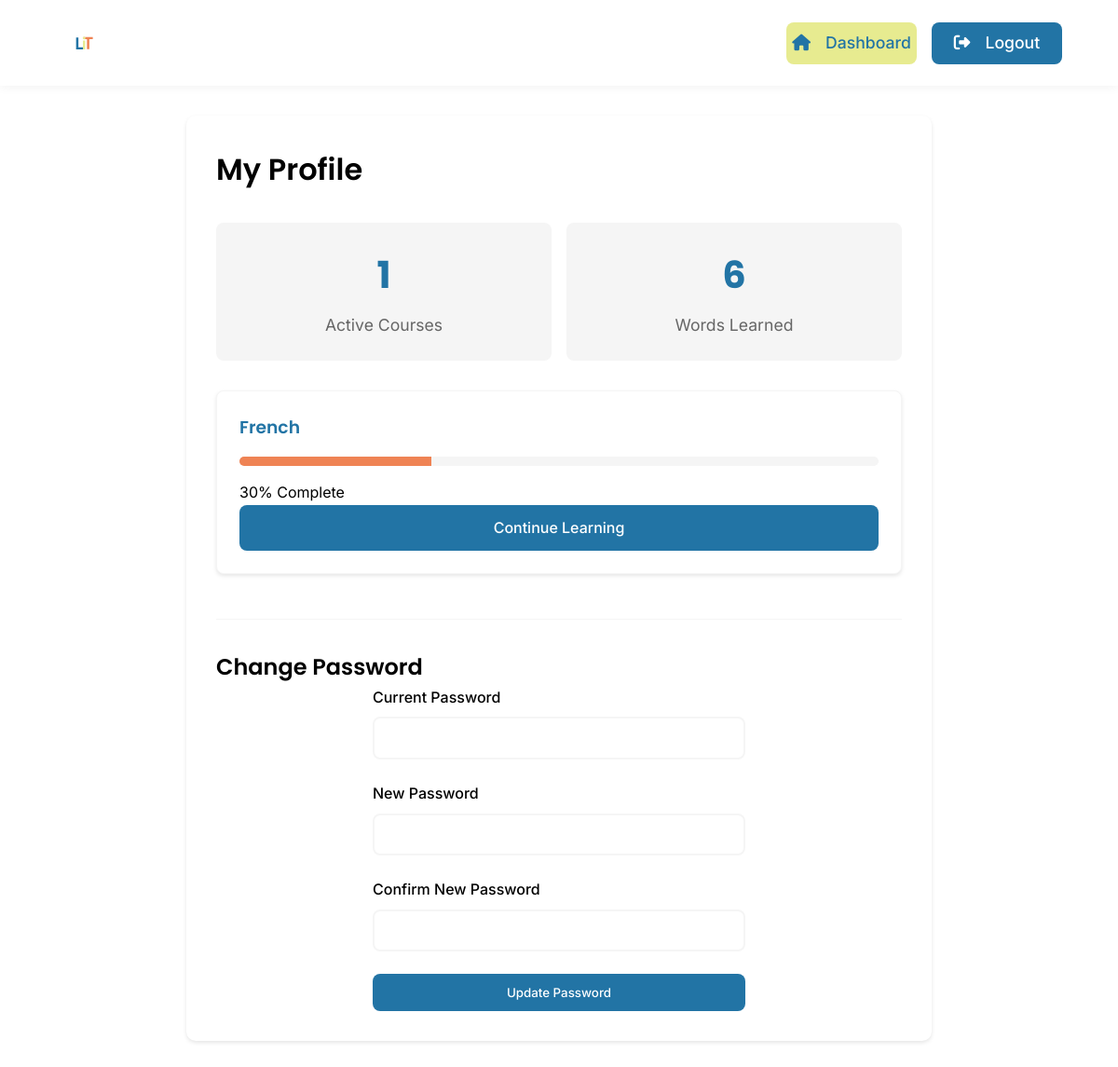
The page /view/profile.php (signed in) on the database as committed earlier.
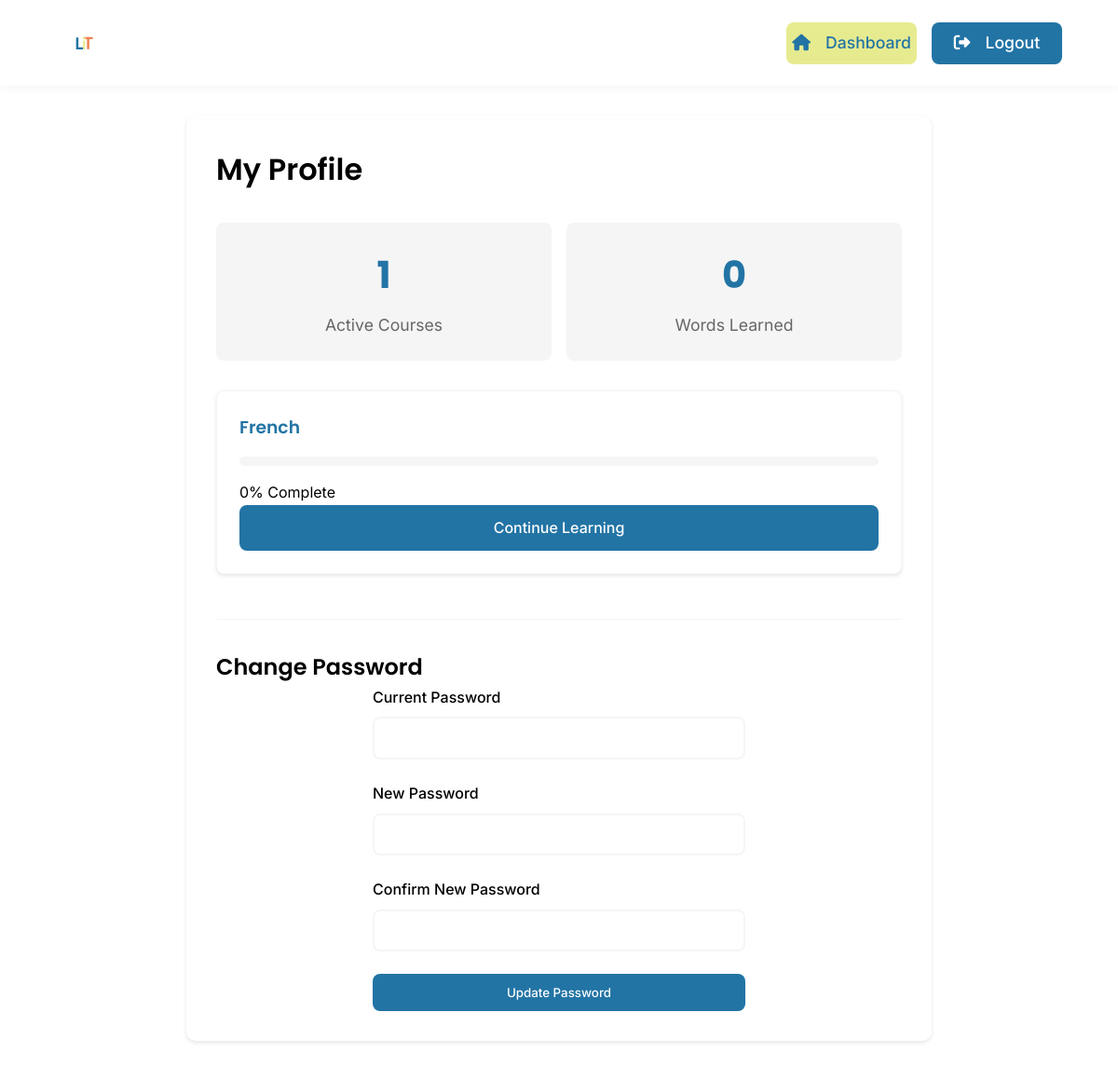
The same page on the database as committed later.
### tables this page shows
CREATE TABLE `languages` (
  `languageId` int(11) NOT NULL,
  `languageName` varchar(50) NOT NULL,
  `level` enum('Beginner','Intermediate','Advanced') NOT NULL,
  `description` text DEFAULT NULL,
  `active` tinyint(1) DEFAULT 1,
  `languageCode` varchar(2) NOT NULL DEFAULT 'en'
);

### view/profile.php (the view, shortened to what this page needs)
<?php
require_once '../config/db_connect.php';
$userId = $_SESSION['user_id'];
$stmt = $pdo->prepare("
    SELECT l.*, ue.status, ue.enrollmentDate,
    (SELECT COUNT(*) FROM learned_words lw
     JOIN words w ON lw.wordId = w.wordId
     WHERE lw.userId = ue.userId AND w.languageId = l.languageId) as wordsLearned
    FROM user_enrollments ue
    JOIN languages l ON ue.languageId = l.languageId
    WHERE ue.userId = ? AND ue.status = 'active'
");
$stmt->execute([$userId]);
$currentCourses = $stmt->fetchAll();
?>
<!DOCTYPE html>
<html lang="en">
<head>
    <link rel="stylesheet" href="https://cdnjs.cloudflare.com/ajax/libs/font-awesome/6.5.1/css/all.min.css">
    <link rel="stylesheet" href="../assets/css/styles.css">
    <link rel="stylesheet" href="../assets/css/profile.css">
</head>
<body>
    <header class="main-navigation">
        <div class="nav-logo">
            <img src="../assets/images/logo.svg" alt="Language Learning Platform Logo" class="logo-image">
        </div>
        <div class="auth-buttons">
            <a href="dashboard.php" class="btn-secondary">
                <i class="fas fa-home"></i> Dashboard
            </a>
            <a href="../actions/logout.php" class="btn-primary">
                <i class="fas fa-sign-out-alt"></i> Logout
            </a>
        </div>
    </header>
    <div class="profile-container">
        <h1>My Profile</h1>
        <div class="stats-grid">
            <div class="stat-card">
                <div class="stat-value"><?php echo count($currentCourses); ?></div>
                <div class="stat-label">Active Courses</div>
            </div>
            <div class="stat-card">
                <?php
                $totalWords = 0;
                foreach ($currentCourses as $course) {
                    $totalWords += $course['wordsLearned'];
                }
                ?>
                <div class="stat-value"><?php echo $totalWords; ?></div>
                <div class="stat-label">Words Learned</div>
            </div>
        </div>
        <div class="course-grid">
            <?php foreach ($currentCourses as $course): ?>
                <div class="course-card">
                    <h3><?php echo htmlspecialchars($course['languageName']); ?></h3>
                    <div class="progress-bar">
                        <?php
                        $progressPercent = min(100, ($course['wordsLearned'] / 20) * 100);
                        ?>
                        <div class="progress" style="width: <?php echo $progressPercent; ?>%"></div>
                    </div>
                    <p><?php echo round($progressPercent); ?>% Complete</p>
                    <a href="french_course.php?id=<?php echo $course['languageId']; ?>&language=<?php echo urlencode($course['languageName']); ?>"
                       class="btn-update">Continue Learning</a>
                </div>
            <?php endforeach; ?>
        </div>
        <div class="password-section">
            <h2>Change Password</h2>
            <form class="password-form" action="../actions/update_password.php" method="POST">
                <div class="form-group">
                    <label for="current_password">Current Password</label>
                    <input type="password" id="current_password" name="current_password" required>
                </div>
                <div class="form-group">
                    <label for="new_password">New Password</label>
                    <input type="password" id="new_password" name="new_password" required>
                </div>
                <div class="form-group">
                    <label for="confirm_password">Confirm New Password</label>
                    <input type="password" id="confirm_password" name="confirm_password" required>
                </div>
                <button type="submit" class="btn-update">Update Password</button>
            </form>
        </div>
    </div>
</body>
</html>

Rows that differ between the two databases and show on the page:
changed languages "French": progressPercent "30" → "0"
Other text that changed with them:
$totalWords: "6" → "0"
